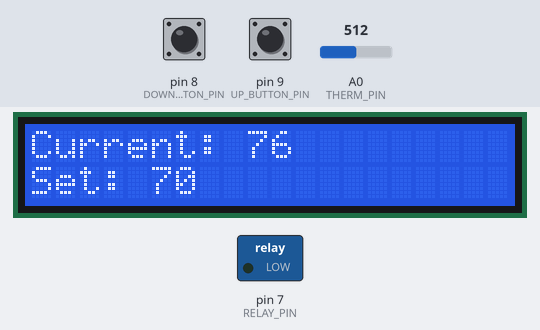
Recording of a sketch running on a simulated Arduino Uno, built with avr-gcc and run on an emulated ATmega328P. Parts: 20×2 character LCD, switched loads named in the sketch (green lamp = pin HIGH). Inputs (shaded band) come from the test bench; at power-on: A0 (THERM_PIN) = 512, pin 8 (DOWN_BUTTON_PIN) LOW, pin 9 (UP_BUTTON_PIN) LOW.

Above: at 1.2 s.
1.3 s: A0 (THERM_PIN) set to 716
At 2.7 s:
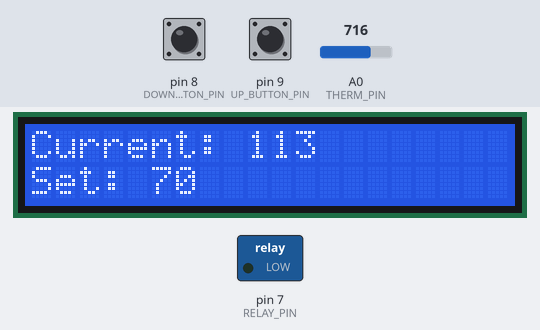
3.0 s: pin 8 (DOWN_BUTTON_PIN) pulled HIGH for 0.15 s
At 4.2 s:
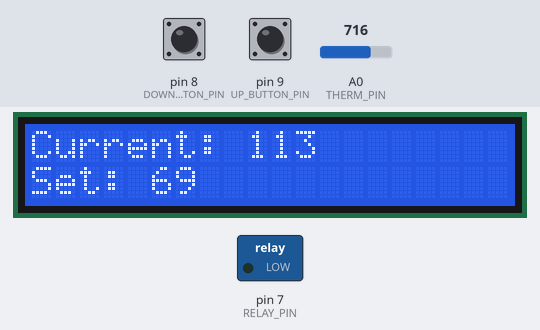
5.0 s: pin 8 (DOWN_BUTTON_PIN) pulled HIGH for 1 s
7.5 s: A0 (THERM_PIN) set to 900
At 8.5 s:
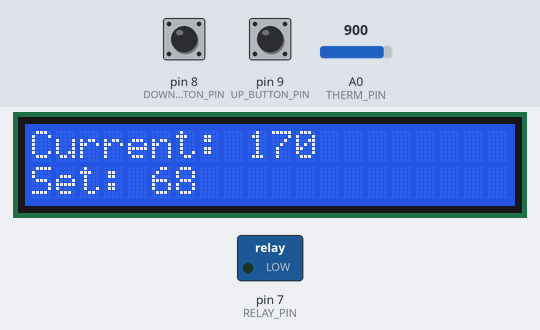
9.0 s: pin 9 (UP_BUTTON_PIN) pulled HIGH for 0.15 s
11.0 s: pin 9 (UP_BUTTON_PIN) pulled HIGH for 1 s
At 20.4 s:
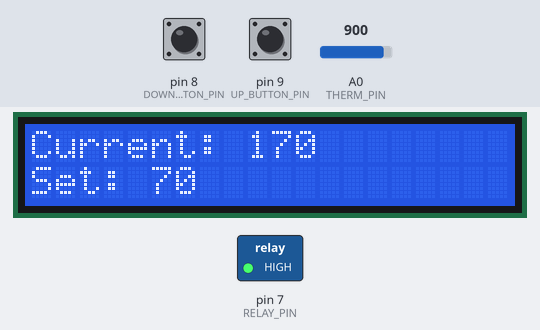
Timing chart, 0 to 21.5 s (numbered marks = the images above; inputs shaded):
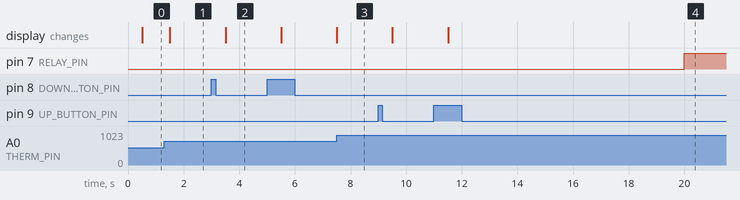

The sketch:

thermom.ino
```cpp
#include <LiquidCrystal.h>

#include "pushbutton.h"
#include "pins.h"

/**************** CONSTANTS *****************************/
//How many degrees to tolerate before relaying
const int TEMP_TOLERANCE =  1;

//how often to read, relay, in milliseconds
const unsigned long READ_DELAY = 500UL;
const unsigned long RELAY_COOLDOWN = 20000UL;

//where to write the current and goal temperatures on the LCD
#define LCD_CUR_OFFSET 9, 0
#define LCD_SET_OFFSET 5, 1

/************************** GLOBALS *********************/
LiquidCrystal lcd(
		LCD_RS_PIN,
		LCD_ENABLE_PIN,
		LCD_D4_PIN,
		LCD_D5_PIN,
		LCD_D6_PIN,
		LCD_D7_PIN
);


int targetTemp = 70;
//the time last read
unsigned long lastRead = 0UL;
unsigned long lastRelay = 0UL;
unsigned long relayStatus = LOW;

PushButton up, down;

/************************ CODE  ***********************/

void setup(){
	down = PushButton(DOWN_BUTTON_PIN);
	up = PushButton(UP_BUTTON_PIN);
	lcd.begin(20, 2);
	pinMode(THERM_PIN, INPUT);
	pinMode(RELAY_PIN, OUTPUT);
}


/**
 * Convert a resistance reading to fahrenheit teperature
 */
int conv_temp(int RawADC) {
	double temp = log(((10240000/RawADC) - 10000));
	temp = 1 / (0.001129148 + (0.000234125 + (0.0000000876741 * temp * temp ))* temp );
	temp = temp - 273.15;            // Convert Kelvin to Celcius
	temp = (temp * 9.0)/ 5.0 + 32.0; // Convert Celcius to Fahrenheit
	return int(temp);
}

/* Write the current and target temperature to the LCD */
void writeLCD(int curTemp, int setTemp){
	lcd.clear();
	lcd.setCursor(0, 0);
	lcd.print("Current:");
	lcd.setCursor(LCD_CUR_OFFSET);
	lcd.print(curTemp);

	lcd.setCursor(0, 1);
	lcd.print("Set:");
	lcd.setCursor(LCD_SET_OFFSET);
	lcd.print(setTemp);
}

void loop(){
	unsigned long now = millis();

	//check buttons to set temperature
	if(up.isPressed()){
		targetTemp++;
	}
	if(down.isPressed()){
		targetTemp--;
	}

	//only read every now and then
	if(now - lastRead >= READ_DELAY){
		lastRead = now;

		int temp = conv_temp(analogRead(THERM_PIN));
		writeLCD(temp, targetTemp);

		//switch relay if we are over temp and have cooldown
		if(now - lastRelay >= RELAY_COOLDOWN){
			if(temp > targetTemp + TEMP_TOLERANCE){
				if(relayStatus == LOW){
					lastRelay = now;
				}
				relayStatus = HIGH;
			}else if( temp < targetTemp - TEMP_TOLERANCE){
				if(relayStatus == HIGH){
					lastRelay = now;
				}
				relayStatus = LOW;
			}
		}
	}

	//set relay!
	digitalWrite(RELAY_PIN, relayStatus);
}
```

pushbutton.h
```cpp
#ifndef PUSHBUTTON_H
#define PUSHBUTTON_H

#define DEBOUNCE_DELAY 50
/**
* PushButton represents a push button with debounce.
* Instantiate the constructor inside the setup() code
* to set the pin mode correctly.
*/
class PushButton{
public:
	unsigned long lastDebounce;
	int state, lastState, pin;

	PushButton(): pin(pin), state(LOW), lastState(LOW), lastDebounce(0UL)
	{
		;
	}

	PushButton(int pin)
	: pin(pin), state(LOW), lastState(LOW), lastDebounce(0UL)
	{
		pinMode(pin, INPUT);
	};

	/**
	* Check if button is pressed. This code probably needs to
	* be run constantly under loop()
	*
	* @return true if button is pressed, false otherwise
	*/
	bool isPressed()
	{
		int reading = digitalRead(this->pin);
		bool retVal = false;

		if(reading != lastState){
			this->lastDebounce = millis();
		}

		if(millis() - this->lastDebounce > DEBOUNCE_DELAY){
			if(reading != this->state){
				this->state = reading;
				retVal = (this->state == HIGH);
			}
		}
		this->lastState = reading;
		return retVal;
	}
};

#endif
```

pins.h
```cpp
#ifndef PINS_H
#define PINS_H

/* Define the pins used by the thermostat for
an arduino uno
*/
#define RELAY_PIN 7

#define DOWN_BUTTON_PIN 8
#define UP_BUTTON_PIN 9
#define THERM_PIN A0

#define LCD_RS_PIN 12
#define LCD_ENABLE_PIN 11
#define LCD_D4_PIN 5
#define LCD_D5_PIN 4
#define LCD_D6_PIN 3
#define LCD_D7_PIN 2

#endif
```

Measured:
- after the input at 1.3 s, the display: changes after 0.21 s (image 1)
- after the input at 3.0 s, the display: changes after 0.51 s (image 2)
- after the input at 7.5 s, the display: changes at once (image 3)
- after the input at 11.0 s, the display: changes after 0.51 s (image 4)
